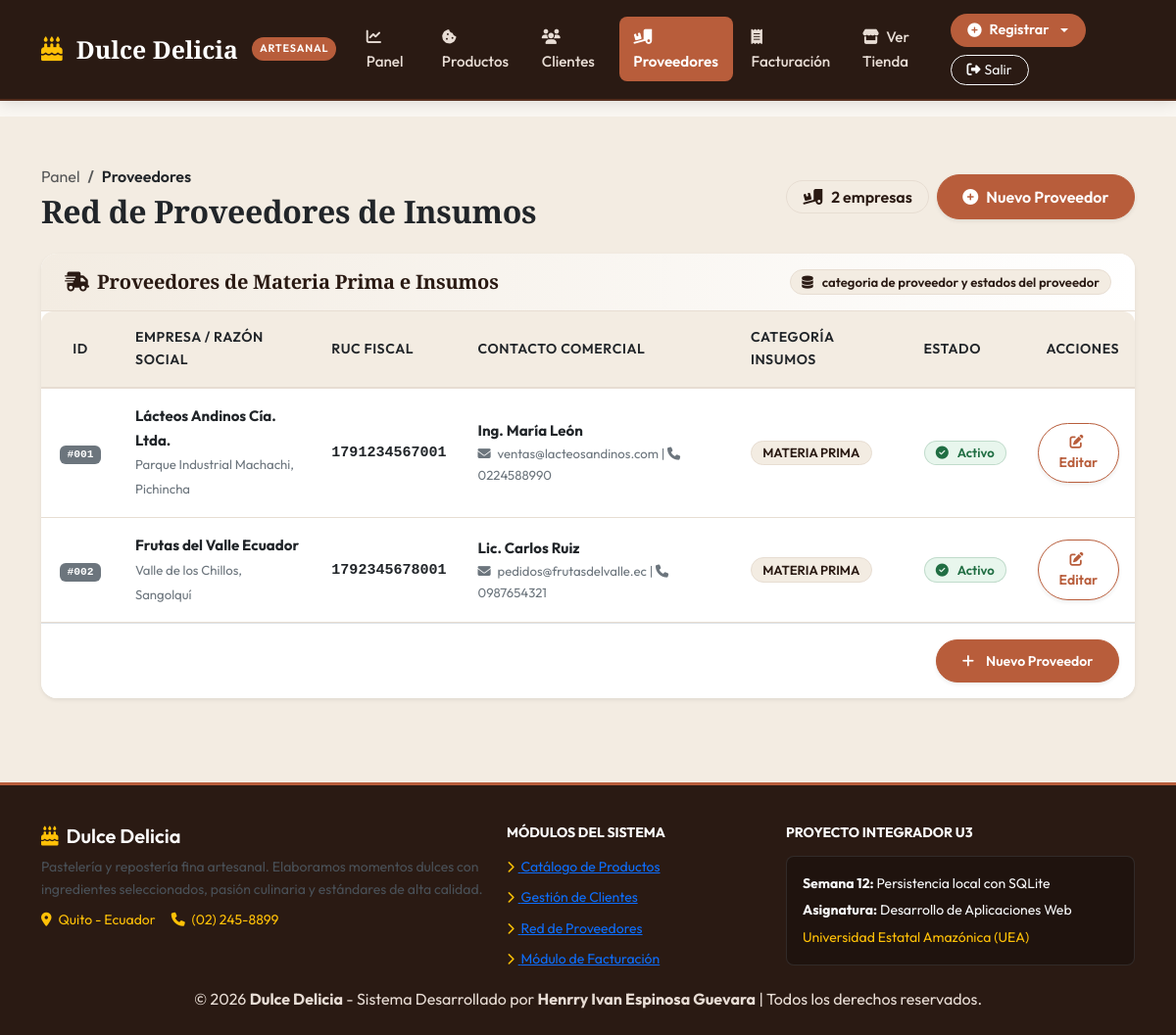
Page /proveedores (signed in) on the committed database.
### tables this page shows
CREATE TABLE proveedores (
            id_proveedor INTEGER PRIMARY KEY AUTOINCREMENT,
            id_categoria_proveedor INTEGER REFERENCES categorias_proveedor(id_categoria_proveedor),
            id_estado_proveedor INTEGER NOT NULL REFERENCES estados_proveedor(id_estado_proveedor),
            razon_social TEXT NOT NULL,
            ruc TEXT UNIQUE,
            contacto TEXT,
            telefono TEXT,
            correo TEXT,
            direccion TEXT,
            fecha_registro TEXT NOT NULL DEFAULT (datetime('now', 'localtime'))
        );

CREATE TABLE categorias_proveedor (
            id_categoria_proveedor INTEGER PRIMARY KEY AUTOINCREMENT,
            nombre TEXT NOT NULL UNIQUE,
            descripcion TEXT
        );

### app.py (the view)
@app.route('/provedores')
@app.route('/proveedores')
@login_requerido
def proveedores():
    conn = obtener_conexion()
    cursor = conn.cursor()
    cursor.execute('''
        SELECT
            p.id_proveedor AS id,
            p.id_proveedor,
            p.razon_social AS empresa,
            p.razon_social,
            p.ruc,
            p.contacto,
            p.telefono,
            p.correo,
            p.direccion,
            cp.nombre AS categoria,
            ep.nombre AS estado
        FROM proveedores p
        LEFT JOIN categorias_proveedor cp ON p.id_categoria_proveedor = cp.id_categoria_proveedor
        LEFT JOIN estados_proveedor ep ON p.id_estado_proveedor = ep.id_estado_proveedor
        ORDER BY p.id_proveedor ASC
    ''')
    lista_proveedores = cursor.fetchall()
    conn.close()
    return render_template("proveedores.html", proveedores=lista_proveedores)

### app.py (called while the page is built)
def obtener_conexion():
    conn = sqlite3.connect(DB_PATH)
    conn.row_factory = sqlite3.Row
    conn.execute("PRAGMA foreign_keys = ON;")
    return conn

def login_requerido(f):
    @wraps(f)
    def decorada(*args, **kwargs):
        if not session.get('usuario'):
            flash('Debe iniciar sesión para acceder al sistema administrativo.', 'warning')
            return redirect(url_for('login'))
        return f(*args, **kwargs)
    return decorada

### templates/proveedores.html (shortened to what this page needs)
{% extends "base.html" %}
{% block content %}
<section class="py-5" style="background-color: var(--c-crema); min-height: 85vh;">
  <div class="container">
    <div class="d-flex justify-content-between align-items-center mb-4 flex-wrap gap-3">
      <div>
        <nav aria-label="breadcrumb">
          <ol class="breadcrumb small mb-1">
            <li class="breadcrumb-item"><a href="{{ url_for('panel') }}" class="text-decoration-none text-muted">Panel</a></li>
            <li class="breadcrumb-item active text-dark fw-semibold" aria-current="page">Proveedores</li>
          </ol>
        </nav>
        <h1 class="h2 mb-0 fw-bold text-dark">Red de Proveedores de Insumos</h1>
      </div>
      <div class="d-flex gap-2 align-items-center flex-wrap">
        <span class="badge badge-artesanal badge-moka fs-6 px-3 py-2 fw-semibold">
          <i class="fa-solid fa-truck-ramp-box me-1"></i> {{ proveedores|length }} empresas
        </span>
        <a href="{{ url_for('nuevo_proveedor') }}" class="btn btn-caramelo text-white shadow-sm d-flex align-items-center gap-2">
          <i class="fa-solid fa-plus-circle"></i>
          <span>Nuevo Proveedor</span>
        </a>
      </div>
    </div>
    <div class="card card-artesanal border-0 shadow-sm">
      <div class="card-header-artesanal d-flex justify-content-between align-items-center flex-wrap gap-2 py-3">
        <div class="d-flex align-items-center gap-2">
          <i class="fa-solid fa-truck-fast text-caramelo fs-5"></i>
          <h2 class="h5 mb-0 fw-bold text-dark">Proveedores de Materia Prima e Insumos</h2>
        </div>
        <span class="badge badge-artesanal badge-moka small fw-semibold">
          <i class="fa-solid fa-database me-1"></i> categoria de proveedor y estados del proveedor
        </span>
      </div>
      <div class="card-body p-0">
        <div class="table-responsive">
          <table class="table-artesanal align-middle mb-0">
            <thead>
              <tr>
                <th style="width: 80px;" class="text-center text-dark">ID</th>
                <th class="text-dark">Empresa / Razón Social</th>
                <th class="text-dark">RUC Fiscal</th>
                <th class="text-dark">Contacto Comercial</th>
                <th class="text-dark">Categoría Insumos</th>
                <th class="text-dark">Estado</th>
                <th class="text-end text-dark" style="width: 110px;">Acciones</th>
              </tr>
            </thead>
            <tbody>
              {% for proveedor in proveedores %}
              <tr>
                <td class="text-center">
                  <span class="badge bg-secondary font-monospace">#{{ "%03d"|format(proveedor.id_proveedor) }}</span>
                </td>
                <td>
                  <span class="fw-bold text-dark d-block">{{ proveedor.razon_social }}</span>
                  <small class="text-secondary">{{ proveedor.direccion }}</small>
                </td>
                <td>
                  <span class="font-monospace fw-semibold text-dark">{{ proveedor.ruc }}</span>
                </td>
                <td>
                  <strong class="text-dark d-block">{{ proveedor.contacto }}</strong>
                  <div class="small text-secondary">
                    <i class="fa-solid fa-envelope me-1"></i> {{ proveedor.correo }} |
                    <i class="fa-solid fa-phone me-1"></i> {{ proveedor.telefono }}
                  </div>
                </td>
                <td>
                  <span class="badge badge-artesanal badge-moka">
                    {{ proveedor.categoria }}
                  </span>
                </td>
                <td>
                  {% if proveedor.estado == 'ACTIVO' %}
                    <span class="badge badge-artesanal badge-exito">
                      <i class="fa-solid fa-circle-check me-1"></i> Activo
                    </span>
                  {% else %}
                    <span class="badge badge-artesanal badge-peligro">
                      <i class="fa-solid fa-ban me-1"></i> Inactivo
                    </span>
                  {% endif %}
                </td>
                <td class="text-end">
                  <a href="{{ url_for('editar_proveedor', id=proveedor.id_proveedor) }}" class="btn btn-sm btn-outline-caramelo shadow-sm" title="Editar Proveedor">
                    <i class="fa-solid fa-pen-to-square me-1"></i> Editar
                  </a>
                </td>
              </tr>
              {% endfor %}
            </tbody>
          </table>
        </div>
      </div>
      <div class="card-footer bg-white py-3 border-top d-flex justify-content-between align-items-center flex-wrap gap-2">
        <a href="{{ url_for('nuevo_proveedor') }}" class="btn btn-sm btn-caramelo text-white shadow-sm">
          <i class="fa-solid fa-plus me-1"></i> Nuevo Proveedor
        </a>
      </div>
    </div>
  </div>
</section>
{% endblock %}

### static/css/style.css (style rules this page uses)
:root { --c-moka: #2A1A13; --c-moka-soft: #3D261C; --c-caramelo: #B85D3B; --c-caramelo-hover: #9E4B2C; --c-caramelo-light: #FBF0EB; --c-miel: #D97706; --c-miel-light: #FEF3C7; --c-vainilla: #FAF7F2; --c-crema: #F3ECE2; --c-card-bg: #FFFFFF; --c-borde: #E7DDD2; --c-texto: #2D231E; --c-texto-mutado: #7A6A60; --c-exito: #206E43; --c-exito-bg: #E8F6ED; --c-alerta: #A15C07; --c-alerta-bg: #FEF7EA; --c-peligro: #9B2226; --c-peligro-bg: #FDE8E8; --c-info: #1D5E8C; --c-info-bg: #EBF4FA; --sombra-suave: 0 4px 20px rgba(42, 26, 19, 0.06); --sombra-hover: 0 10px 30px rgba(42, 26, 19, 0.12); --radio-suave: 16px; }
body { margin: 0; font-family: 'Outfit', -apple-system, BlinkMacSystemFont, 'Segoe UI', Roboto, sans-serif; background-color: var(--c-vainilla); color: var(--c-texto); line-height: 1.65; -webkit-font-smoothing: antialiased; }
h1, h2, h3, .font-serif { font-family: 'Playfair Display', Georgia, serif; color: var(--c-moka); font-weight: 700; letter-spacing: -0.01em; }
.btn-verde, .btn-caramelo { background-color: var(--c-caramelo); color: #FFFFFF; font-weight: 600; border-radius: 50px; padding: 0.65rem 1.6rem; border: 1px solid var(--c-caramelo); transition: all 0.25s ease; display: inline-flex; align-items: center; justify-content: center; gap: 8px; text-decoration: none; }
.btn-outline-caramelo { border: 1.5px solid var(--c-caramelo); color: var(--c-caramelo); background: transparent; font-weight: 600; border-radius: 50px; padding: 0.55rem 1.3rem; transition: all 0.25s ease; text-decoration: none; }
.card, .card-artesanal { background: var(--c-card-bg); border: 1px solid var(--c-borde); border-radius: var(--radio-suave); box-shadow: var(--sombra-suave); transition: transform 0.3s ease, box-shadow 0.3s ease; overflow: hidden; }
.card-header-artesanal { background: linear-gradient(to right, var(--c-crema), #FFFFFF); border-bottom: 1px solid var(--c-borde); padding: 1.25rem 1.5rem; color: var(--c-moka) !important; }
.card-header-artesanal h1, .card-header-artesanal h2, .card-header-artesanal h3, .card-header-artesanal h4, .card-header-artesanal h5, .card-header-artesanal h6 { color: var(--c-moka) !important; font-weight: 700; }
.badge-artesanal { padding: 0.4em 0.85em; font-size: 0.82rem; font-weight: 600; border-radius: 30px; display: inline-flex; align-items: center; gap: 5px; }
.badge-exito { background-color: var(--c-exito-bg); color: var(--c-exito); border: 1px solid rgba(32, 110, 67, 0.2); }
.badge-moka { background-color: var(--c-crema); color: var(--c-moka); border: 1px solid var(--c-borde); }
.table-artesanal { width: 100%; border-collapse: separate; border-spacing: 0; }
.table-artesanal thead th { background-color: var(--c-crema); color: var(--c-moka); font-weight: 600; font-size: 0.88rem; text-transform: uppercase; letter-spacing: 0.04em; padding: 0.95rem 1rem; border-bottom: 2px solid var(--c-borde); }
.table-artesanal thead th:first-child { border-top-left-radius: 12px; }
.table-artesanal thead th:last-child { border-top-right-radius: 12px; }
.table-artesanal tbody td { padding: 1rem; border-bottom: 1px solid var(--c-borde); vertical-align: middle; font-size: 0.94rem; }

### rows in the picture
proveedores: id_proveedor "001", razon_social "Lácteos Andinos Cía. Ltda.", direccion "Parque Industrial Machachi, Pichincha", ruc "1791234567001", contacto "Ing. María León", correo "ventas@lacteosandinos.com", telefono "0224588990", categoria "MATERIA PRIMA"
proveedores: id_proveedor "002", razon_social "Frutas del Valle Ecuador", direccion "Valle de los Chillos, Sangolquí", ruc "1792345678001", contacto "Lic. Carlos Ruiz", correo "pedidos@frutasdelvalle.ec", telefono "0987654321", categoria "MATERIA PRIMA"

### other values in the picture
{{ proveedores|length }} "2"
